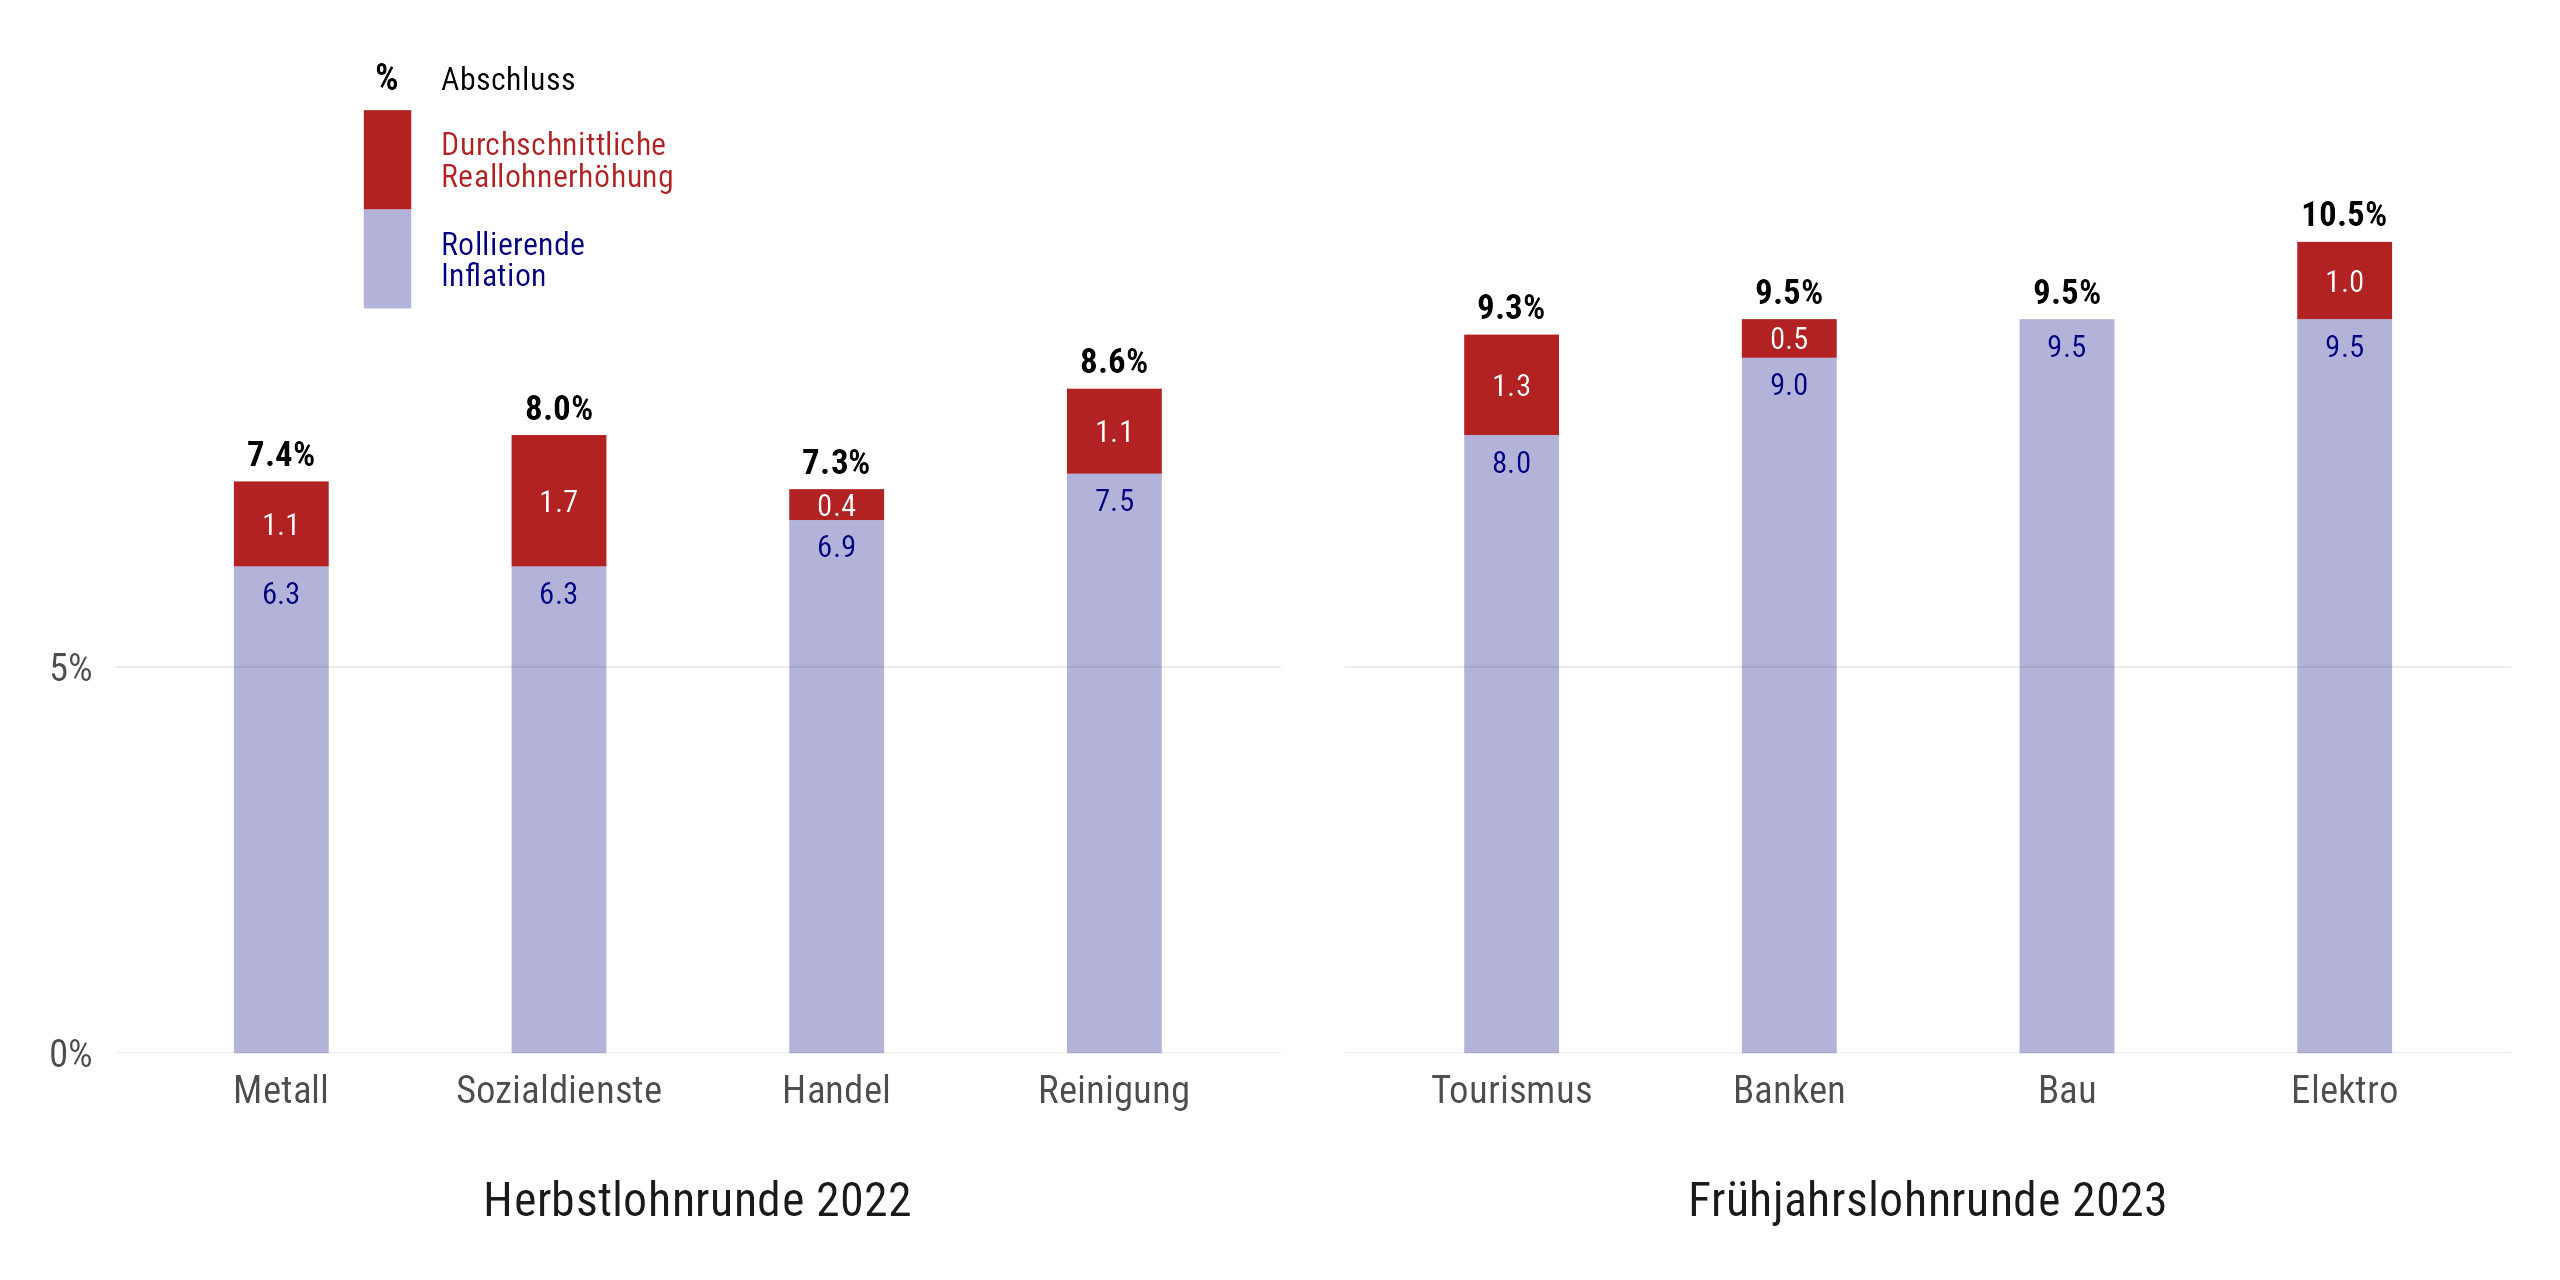

R code for this plot:
library(tidyverse)
library(patchwork)

data <- tribble(~saison, ~branche, ~inflation, ~abschluss,
                "Herbstlohnrunde 2022", "Metall", 6.3, 7.4,
                "Herbstlohnrunde 2022", "Sozialdienste", 6.3, 8.0,
                "Herbstlohnrunde 2022", "Handel", 6.9, 7.3,
                "Herbstlohnrunde 2022", "Öffentlicher Dienst", 6.9, 7.3,
                "Herbstlohnrunde 2022", "Reinigung", 7.5, 8.6,
                "Herbstlohnrunde 2022", "Bewachung", 7.5, 10.3,
                "Herbstlohnrunde 2022", "Eisenbahn", 7.5, 8.0,
                "Frühjahrslohnrunde 2023", "Tourismus", 8.0, 9.3,
                "Frühjahrslohnrunde 2023", "Holzindustrie", 9.0, 9.8,
                "Frühjahrslohnrunde 2023", "Banken", 9.0, 9.5,
                "Frühjahrslohnrunde 2023", "Bau", 9.5, 9.5,
                "Frühjahrslohnrunde 2023", "Textilindustrie", 9.5, 9.8,
                "Frühjahrslohnrunde 2023", "Chemie", 9.7, 9.9,
                "Frühjahrslohnrunde 2023", "Elektro", 9.5, 10.5) |> 
  mutate(saison = fct_inorder(saison),
         branche = fct_inorder(branche))


filtered_data <- data |> mutate(diff = abschluss - inflation) |> 
  filter(branche %in% c("Metall", "Sozialdienste", "Handel", "Reinigung",
                        "Tourismus", "Bau", "Banken", "Elektro"))


plot <- filtered_data |> 
  ggplot(aes(x = branche)) +
  geom_segment(aes(y = inflation, yend = abschluss, xend = branche), 
               color = "firebrick", linewidth = 10) +
  geom_segment(aes(y = 0, yend = inflation, xend = branche), 
               color = "navyblue", linewidth = 10, alpha = 0.3) +
  geom_text(aes(y = abschluss-diff/2, label = paste0(sprintf("%.1f", diff))),
            color = "white", size = 2.5, family = "Roboto Condensed", hjust = 0.5, vjust = 0.5,
            data = filtered_data |> filter(!branche == "Bau")) +
  geom_text(aes(y = inflation, label = sprintf("%.1f", inflation)), nudge_y = -.2,
            color = "navyblue", size = 2.5, family = "Roboto Condensed", hjust = 0.5, vjust = 1) +
  geom_text(aes(y = abschluss, label = paste0(sprintf("%.1f", abschluss),"%")), nudge_y = .2,
            color = "black", size = 2.8, family = "Roboto Condensed", hjust = 0.5, vjust = 0,
            fontface = "bold") +
  scale_y_continuous(labels = scales::percent_format(scale = 1),
                     breaks = c(0,5), limits = c(0,13), expand = c(0, 0)) +
  scale_x_discrete(labels = scales::label_wrap(5)) +
  facet_wrap(~saison, ncol = 2, scales = "free_x", strip.position = "bottom") +
  labs(x = NULL, y = NULL) +
  theme_minimal(base_family = "Roboto Condensed") +
  theme(panel.grid.minor = element_blank(),
        panel.grid.major.x = element_blank(),
        panel.grid.major.y = element_line(linewidth = 0.2),
        panel.spacing.x = unit(1, units = "lines"),
        legend.position = "bottom",
        legend.text = element_text(margin = margin(r = 2, unit = "lines")),
        strip.placement = "outside",
        strip.text.x.bottom = element_text(hjust = 0.5, size = 11, 
                                           margin = margin(t = 1, unit = "lines")))

legend <- ggplot() +
  geom_segment(aes(y = 0.5, yend = 1, x = 1, xend = 1), 
               color = "firebrick", linewidth = 5) +
  geom_segment(aes(y = 0, yend = 0.5, x = 1, xend = 1), 
               color = "navyblue", linewidth = 5, alpha = 0.3) +
  geom_text(aes(y = 1.1, x = 1), label = "%", hjust = 0.5, vjust = 0, fontface = "bold",
            color = "black", size = 3, family = "Roboto Condensed") +
  geom_text(aes(y = 1.1, x = 1.02), label = "Abschluss", hjust = 0, vjust = 0,
            color = "black", size = 2.6, family = "Roboto Condensed") +
  geom_text(aes(x = 1, y = 0.25), label = "Rollierende\nInflation", color = "navyblue",
            nudge_x = 0.02, hjust = 0, size = 2.6, family = "Roboto Condensed", lineheight = 0.8) +
  geom_text(aes(x = 1, y = 0.75), label = "Durchschnittliche\nReallohnerhöhung", color = "firebrick",
            nudge_x = 0.02, hjust = 0, size = 2.6, family = "Roboto Condensed", lineheight = 0.8) +
  scale_x_continuous(expand = c(0.1,0.1)) +
  scale_y_continuous(expand = c(0.1,0.1)) +
  theme_void(base_family = "Roboto Condensed") +
  theme(panel.background = element_rect(fill = "white", color = NA))


plot + inset_element(legend, left = 0, bottom = 0.7, right = 0.25, top = 1,
                     align_to = "panel", on_top = T)

ggsave("23_11_KV-Abschluss.png", width = 8, height = 4, dpi = 320, bg = "white")

